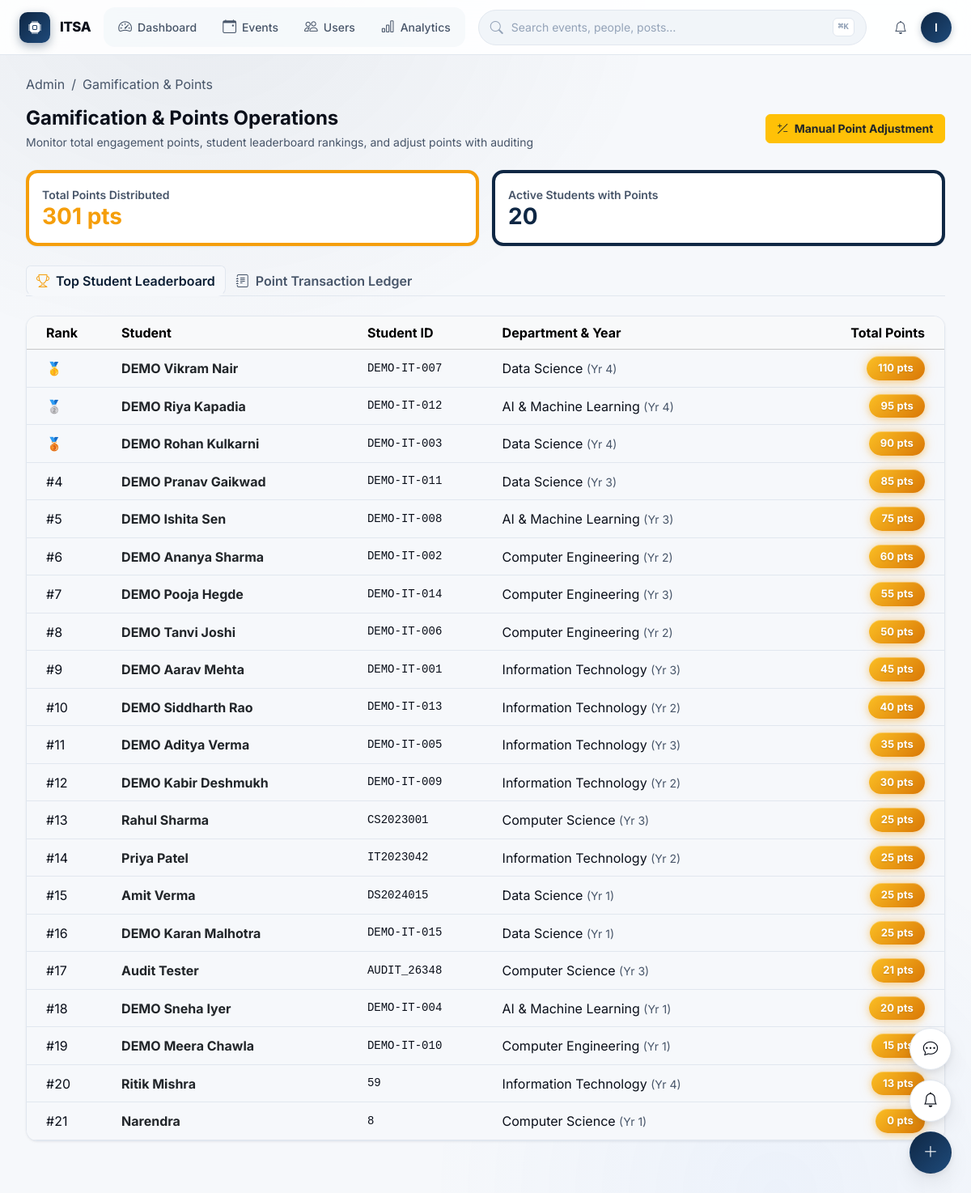
Screenshot of /admin/gamification (signed in) with the database file from the repository.
### app/models/user.py (models this page shows, shortened)
class User(UserMixin, db.Model):
    __tablename__ = 'users'
    id = db.Column(db.Integer, primary_key=True, autoincrement=True)
    email = db.Column(db.String(255), unique=True, nullable=False, index=True)
    password_hash = db.Column(db.String(255), nullable=False)
    full_name = db.Column(db.String(100), nullable=False)
    role = db.Column(db.Enum('STUDENT', 'COORDINATOR', 'ADMIN', name='user_roles'), default='STUDENT', nullable=False, index=True)
    is_active = db.Column(db.Boolean, default=True, nullable=False, index=True)
    is_suspended = db.Column(db.Boolean, default=False, nullable=False)
    profile_image = db.Column(db.String(255), nullable=True)
    created_at = db.Column(db.DateTime, default=datetime.utcnow, nullable=False)
    updated_at = db.Column(db.DateTime, default=datetime.utcnow, onupdate=datetime.utcnow, nullable=False)
    student_profile = db.relationship('StudentProfile', backref='user', uselist=False, cascade='all, delete-orphan')
    coordinator_profile = db.relationship('CoordinatorProfile', backref='user', uselist=False, cascade='all, delete-orphan')
    registrations = db.relationship('EventRegistration', backref='user', lazy='dynamic', cascade='all, delete-orphan')
    attendance_records = db.relationship('Attendance', foreign_keys='Attendance.user_id', backref='student', lazy='dynamic')
    scanned_attendances = db.relationship('Attendance', foreign_keys='Attendance.scanned_by', backref='coordinator', lazy='dynamic')
    certificates = db.relationship('Certificate', backref='user', lazy='dynamic', cascade='all, delete-orphan')
    feedback_submissions = db.relationship('Feedback', backref='user', lazy='dynamic', cascade='all, delete-orphan')
    posts = db.relationship('Post', backref='author', lazy='dynamic', cascade='all, delete-orphan')
    comments = db.relationship('Comment', backref='author', lazy='dynamic', cascade='all, delete-orphan')
    reactions = db.relationship('PostReaction', backref='user', lazy='dynamic', cascade='all, delete-orphan')
    saved_posts = db.relationship('SavedPost', backref='user', lazy='dynamic', cascade='all, delete-orphan')
    notifications = db.relationship('Notification', foreign_keys='Notification.user_id', backref='recipient', lazy='dynamic', cascade='all, delete-orphan')
    points_transactions = db.relationship('ItsaPoints', foreign_keys='ItsaPoints.user_id', backref='user', lazy='dynamic', cascade='all, delete-orphan')
    created_events = db.relationship('Event', backref='creator', lazy='dynamic')

class StudentProfile(db.Model):
    __tablename__ = 'student_profiles'
    id = db.Column(db.Integer, primary_key=True, autoincrement=True)
    user_id = db.Column(db.Integer, db.ForeignKey('users.id', ondelete='CASCADE'), unique=True, nullable=False)
    student_id = db.Column(db.String(50), unique=True, nullable=False, index=True) # Roll number
    department = db.Column(db.String(100), nullable=False, index=True)
    year_of_study = db.Column(db.SmallInteger, nullable=False, index=True) # 1, 2, 3, 4
    bio = db.Column(db.Text, nullable=True)
    interests = db.Column(db.Text, nullable=True) # Comma-separated or JSON
    phone = db.Column(db.String(20), nullable=True)
    github_url = db.Column(db.String(255), nullable=True)
    linkedin_url = db.Column(db.String(255), nullable=True)
    total_points = db.Column(db.Integer, default=0, nullable=False, index=True)
    created_at = db.Column(db.DateTime, default=datetime.utcnow, nullable=False)
    updated_at = db.Column(db.DateTime, default=datetime.utcnow, onupdate=datetime.utcnow, nullable=False)

### app/routes/pages.py (the view)
@pages_bp.route('/admin/gamification')
@admin_required
def admin_gamification():
    from app.models.gamification import ItsaPoints
    leaderboard = GamificationService.get_leaderboard(limit=50)
    recent_transactions = ItsaPoints.query.order_by(ItsaPoints.created_at.desc()).limit(30).all()
    total_points_distributed = db.session.query(db.func.sum(ItsaPoints.points)).scalar() or 0
    active_students_count = StudentProfile.query.filter(StudentProfile.total_points > 0).count()
    users = User.query.filter_by(role='STUDENT', is_active=True).all()
    return render_template(
        'admin/gamification.html',
        leaderboard=leaderboard,
        recent_transactions=recent_transactions,
        total_points=total_points_distributed,
        active_students=active_students_count,
        users=users,
        active_page='gamification'
    )

### app/templates/admin/gamification.html (shortened to what this page needs)
{% extends "admin/base_admin.html" %}
{% block breadcrumbs %}
<li class="breadcrumb-item active">Gamification & Points</li>
{% endblock %}
{% block admin_content %}
<div class="d-flex justify-content-between align-items-center mb-4 flex-wrap gap-2">
    <div>
        <h4 class="fw-bold mb-1">Gamification & Points Operations</h4>
        <p class="text-muted small mb-0">Monitor total engagement points, student leaderboard rankings, and adjust points with auditing</p>
    </div>
    <button class="btn btn-warning text-dark fw-bold btn-sm" data-bs-toggle="modal" data-bs-target="#adjustPointsModal">
        <i class="bi bi-plus-slash-minus me-1"></i> Manual Point Adjustment
    </button>
</div>
<div class="row g-3 mb-4">
    <div class="col-md-6">
        <div class="card card-itsa p-3 border-start border-4 border-warning">
            <div class="text-muted small fw-semibold">Total Points Distributed</div>
            <h3 class="fw-bold mb-0 text-warning">{{ total_points }} pts</h3>
        </div>
    </div>
    <div class="col-md-6">
        <div class="card card-itsa p-3 border-start border-4 border-primary">
            <div class="text-muted small fw-semibold">Active Students with Points</div>
            <h3 class="fw-bold mb-0 text-primary">{{ active_students }}</h3>
        </div>
    </div>
</div>
<ul class="nav nav-tabs mb-4" id="gameTabs">
    <li class="nav-item">
        <button class="nav-link active fw-semibold" data-bs-toggle="tab" data-bs-target="#leaderboardTab">
            <i class="bi bi-trophy text-warning me-1"></i> Top Student Leaderboard
        </button>
    </li>
    <li class="nav-item">
        <button class="nav-link fw-semibold" data-bs-toggle="tab" data-bs-target="#ledgerTab">
            <i class="bi bi-journal-text me-1"></i> Point Transaction Ledger
        </button>
    </li>
</ul>
<div class="tab-content">
    <div class="tab-pane fade show active" id="leaderboardTab">
        <div class="card card-itsa overflow-hidden shadow-sm">
            <div class="table-responsive">
                <table class="table table-hover align-middle mb-0">
                    <thead class="table-light">
                        <tr>
                            <th class="ps-4">Rank</th>
                            <th>Student</th>
                            <th>Student ID</th>
                            <th>Department & Year</th>
                            <th class="text-end pe-4">Total Points</th>
                        </tr>
                    </thead>
                    <tbody>
                        {% if leaderboard %}
                            {% for row in leaderboard %}
                            <tr>
                                <td class="ps-4">
                                    {% if row.rank == 1 %}🥇{% elif row.rank == 2 %}🥈{% elif row.rank == 3 %}🥉{% else %}#{{ row.rank }}{% endif %}
                                </td>
                                <td class="fw-bold text-dark">{{ row.full_name }}</td>
                                <td class="font-monospace small">{{ row.student_id or '-' }}</td>
                                <td>{{ row.department or '-' }} <small class="text-muted">(Yr {{ row.year_of_study or '1' }})</small></td>
                                <td class="text-end pe-4">
                                    <span class="points-pill">{{ row.total_points }} pts</span>
                                </td>
                            </tr>
                            {% endfor %}
                        {% else %}
                            <tr><td colspan="5" class="text-center py-4 text-muted">No leaderboard entries available.</td></tr>
                        {% endif %}
                    </tbody>
                </table>
            </div>
        </div>
    </div>
</div>
{% endblock %}

### app/templates/partials/command-bar.html (shortened to what this page needs)
<header id="app-command-bar" role="banner">
  <a href="{% if current_user.role == 'ADMIN' %}{{ url_for('pages.admin_dashboard') }}{% elif current_user.role == 'COORDINATOR' %}{{ url_for('pages.coordinator_dashboard') }}{% else %}{{ url_for('pages.student_dashboard') }}{% endif %}" class="cmd-brand">
    <span class="cmd-brand-logo"><i class="bi bi-cpu-fill"></i></span>
    <span class="cmd-brand-text">ITSA</span>
  </a>
  <nav class="cmd-nav" aria-label="Primary">
    {% if current_user.role == 'ADMIN' %}
      <a href="{{ url_for('pages.admin_dashboard') }}"
         class="cmd-nav-link {% if request.endpoint == 'pages.admin_dashboard' %}active{% endif %}">
        <i class="bi bi-speedometer2"></i> Dashboard
      </a>
      <a href="{{ url_for('pages.admin_events') }}"
         class="cmd-nav-link {% if request.endpoint == 'pages.admin_events' %}active{% endif %}">
        <i class="bi bi-calendar-event"></i> Events
      </a>
      <a href="{{ url_for('pages.admin_users') }}"
         class="cmd-nav-link {% if request.endpoint == 'pages.admin_users' %}active{% endif %}">
        <i class="bi bi-people"></i> Users
      </a>
      <a href="{{ url_for('pages.admin_analytics') }}"
         class="cmd-nav-link {% if request.endpoint == 'pages.admin_analytics' %}active{% endif %}">
        <i class="bi bi-bar-chart"></i> Analytics
      </a>
    {% endif %}
  </nav>
  <button class="cmd-search" type="button" aria-label="Open command palette" data-cmd-palette-open>
    <i class="bi bi-search cmd-search-icon"></i>
    <span class="cmd-search-placeholder">Search events, people, posts…</span>
    <kbd class="cmd-search-kbd">⌘K</kbd>
  </button>
  <div class="cmd-actions">
    <a href="{{ url_for('pages.notifications_page') }}"
       class="cmd-icon-btn always-show"
       aria-label="Notifications"
       data-itsa-notifications>
      <i class="bi bi-bell"></i>
    </a>
    <div class="cmd-user-menu" id="cmd-user-menu">
      <button class="cmd-avatar-btn" aria-label="Account menu" type="button" id="cmd-user-toggle">
        {{ current_user.full_name[0]|upper if current_user.full_name else 'U' }}
      </button>
    </div>
  </div>
</header>

### app/static/css/components.css (style rules this page uses)
.btn-sm { padding: 0.4rem 0.85rem; font-size: 0.875rem; border-radius: var(--radius-sm); }

### app/static/css/main.css (style rules this page uses)
:root { --itsa-primary: var(--brand-500); --itsa-primary-dark: var(--brand-600); --itsa-primary-soft: var(--brand-50); --itsa-gold: #fbbf24; --itsa-gold-dark: #f59e0b; --itsa-gold-gradient: linear-gradient(135deg, #fbbf24 0%, #d97706 100%); --itsa-success: var(--success-solid); --itsa-danger: var(--danger-solid); --itsa-dark: var(--text-primary); --itsa-muted: var(--text-muted); --itsa-light-bg: var(--surface-canvas); --itsa-card-bg: var(--surface-card); --itsa-border: var(--border-subtle); --itsa-glass: var(--surface-glass); --itsa-glass-strong: var(--surface-glass-strong); --itsa-overlay: var(--surface-overlay); --itsa-glow: var(--shadow-glow); --itsa-glow-sm: var(--shadow-glow-sm); }
body { font-family: var(--font-sans); background-color: var(--surface-canvas); color: var(--text-primary); min-height: 100vh; display: flex; flex-direction: column; -webkit-font-smoothing: antialiased; -moz-osx-font-smoothing: grayscale; }
.nav-link { font-weight: 500; color: var(--text-secondary) !important; transition: color var(--dur-fast), background var(--dur-fast); padding: 6px 12px; border-radius: var(--radius-md); position: relative; }
.nav-link.active { color: var(--brand-600) !important; font-weight: 600; background: var(--brand-50); }
.card-itsa { border: 1px solid var(--border-subtle); border-radius: var(--radius-lg); background-color: var(--surface-card); color: var(--text-primary); box-shadow: 0 1px 2px rgba(0, 0, 0, 0.03), 0 1px 3px rgba(0, 0, 0, 0.04); transition: transform var(--dur-base) var(--ease-spring), box-shadow var(--dur-base), border-color var(--dur-base); }
.points-pill { background: var(--itsa-gold-gradient); color: #ffffff; font-weight: 700; padding: 5px 14px; border-radius: var(--radius-full); display: inline-flex; align-items: center; gap: 5px; font-size: 0.8125rem; letter-spacing: 0.01em; box-shadow: 0 2px 8px rgba(245, 158, 11, 0.35), 0 0 20px -4px rgba(245, 158, 11, 0.4), inset 0 1px 0 rgba(255, 255, 255, 0.3); text-shadow: 0 1px 2px rgba(0, 0, 0, 0.15); }

### rows the page displays
User: full_name "I"
StudentProfile: full_name "DEMO Vikram Nair", student "DEMO-IT-007", department "Data Science", year_of_study "4", total_points "110"
StudentProfile: full_name "DEMO Riya Kapadia", student "DEMO-IT-012", department "AI & Machine Learning", year_of_study "4", total_points "95"
StudentProfile: full_name "DEMO Rohan Kulkarni", student "DEMO-IT-003", department "Data Science", year_of_study "4", total_points "90"
StudentProfile: rank "4", full_name "DEMO Pranav Gaikwad", student "DEMO-IT-011", department "Data Science", year_of_study "3", total_points "85"
StudentProfile: rank "5", full_name "DEMO Ishita Sen", student "DEMO-IT-008", department "AI & Machine Learning", year_of_study "3", total_points "75"
StudentProfile: rank "6", full_name "DEMO Ananya Sharma", student "DEMO-IT-002", department "Computer Engineering", year_of_study "2", total_points "60"
StudentProfile: rank "7", full_name "DEMO Pooja Hegde", student "DEMO-IT-014", department "Computer Engineering", year_of_study "3", total_points "55"
StudentProfile: rank "8", full_name "DEMO Tanvi Joshi", student "DEMO-IT-006", department "Computer Engineering", year_of_study "2", total_points "50"
StudentProfile: rank "9", full_name "DEMO Aarav Mehta", student "DEMO-IT-001", department "Information Technology", year_of_study "3", total_points "45"
StudentProfile: rank "10", full_name "DEMO Siddharth Rao", student "DEMO-IT-013", department "Information Technology", year_of_study "2", total_points "40"
StudentProfile: rank "11", full_name "DEMO Aditya Verma", student "DEMO-IT-005", department "Information Technology", year_of_study "3", total_points "35"
StudentProfile: rank "12", full_name "DEMO Kabir Deshmukh", student "DEMO-IT-009", department "Information Technology", year_of_study "2", total_points "30"
StudentProfile: rank "13", full_name "Rahul Sharma", student "CS2023001", department "Computer Science", year_of_study "3", total_points "25"
StudentProfile: rank "14", full_name "Priya Patel", student "IT2023042", department "Information Technology", year_of_study "2", total_points "25"
StudentProfile: rank "15", full_name "Amit Verma", student "DS2024015", department "Data Science", year_of_study "1", total_points "25"
StudentProfile: rank "16", full_name "DEMO Karan Malhotra", student "DEMO-IT-015", department "Data Science", year_of_study "1", total_points "25"
StudentProfile: rank "17", full_name "Audit Tester", student "AUDIT_26348", department "Computer Science", year_of_study "3", total_points "21"
StudentProfile: rank "18", full_name "DEMO Sneha Iyer", student "DEMO-IT-004", department "AI & Machine Learning", year_of_study "1", total_points "20"
StudentProfile: rank "19", full_name "DEMO Meera Chawla", student "DEMO-IT-010", department "Computer Engineering", year_of_study "1", total_points "15"
StudentProfile: rank "20", full_name "Ritik Mishra", student "59", department "Information Technology", year_of_study "4", total_points "13"
StudentProfile: rank "21", full_name "Narendra", student "8", department "Computer Science", year_of_study "1", total_points "0"

### other values shown
{{ total_points }} "301"
{{ active_students }} "20"
